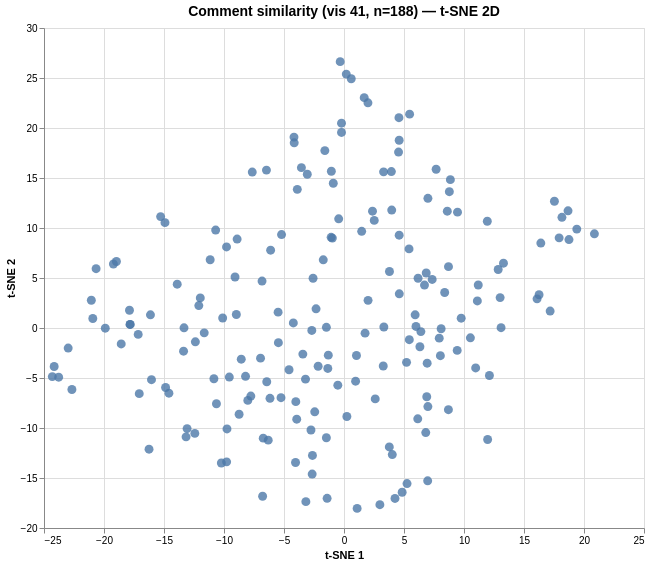

Express this chart as Vega-Lite.
### Vega specification from a JSON file in a GitHub repository (floating-point values rounded to 4 significant figures; data arrays with more than 128 entries replaced by an {"elided": "..."} marker saying what was removed)
{"$schema": "https://vega.github.io/schema/vega/v6.json", "data": [{"name": "param_1e9efca18e7a2868_store"}, {"name": "source_0", "values": {"elided": "188 records"}}, {"name": "source_0_x_domain_dim_1", "values": [{"min": -24.31, "max": 20.87}]}, {"name": "source_0_y_domain_dim_2", "values": [{"min": -18.04, "max": 26.64}]}], "signals": [{"name": "unit", "value": {}, "on": [{"events": "pointermove", "update": "isTuple(group()) ? group() : unit"}]}, {"name": "param_1e9efca18e7a2868", "update": "vlSelectionResolve(\"param_1e9efca18e7a2868_store\", \"union\")"}, {"name": "param_1e9efca18e7a2868_dim_1", "on": [{"events": [{"source": "view", "type": "dblclick"}], "update": "null"}, {"events": {"signal": "param_1e9efca18e7a2868_translate_delta"}, "update": "panLinear(param_1e9efca18e7a2868_translate_anchor.extent_x, -param_1e9efca18e7a2868_translate_delta.x / width)"}, {"events": {"signal": "param_1e9efca18e7a2868_zoom_delta"}, "update": "zoomLinear(domain(\"x\"), param_1e9efca18e7a2868_zoom_anchor.x, param_1e9efca18e7a2868_zoom_delta)"}]}, {"name": "param_1e9efca18e7a2868_dim_2", "on": [{"events": [{"source": "view", "type": "dblclick"}], "update": "null"}, {"events": {"signal": "param_1e9efca18e7a2868_translate_delta"}, "update": "panLinear(param_1e9efca18e7a2868_translate_anchor.extent_y, param_1e9efca18e7a2868_translate_delta.y / height)"}, {"events": {"signal": "param_1e9efca18e7a2868_zoom_delta"}, "update": "zoomLinear(domain(\"y\"), param_1e9efca18e7a2868_zoom_anchor.y, param_1e9efca18e7a2868_zoom_delta)"}]}, {"name": "param_1e9efca18e7a2868_tuple", "on": [{"events": [{"signal": "param_1e9efca18e7a2868_dim_1 || param_1e9efca18e7a2868_dim_2"}], "update": "param_1e9efca18e7a2868_dim_1 && param_1e9efca18e7a2868_dim_2 ? {unit: \"\", fields: param_1e9efca18e7a2868_tuple_fields, values: [param_1e9efca18e7a2868_dim_1,param_1e9efca18e7a2868_dim_2]} : null"}]}, {"name": "param_1e9efca18e7a2868_tuple_fields", "value": [{"field": "dim_1", "channel": "x", "type": "R"}, {"field": "dim_2", "channel": "y", "type": "R"}]}, {"name": "param_1e9efca18e7a2868_translate_anchor", "value": {}, "on": [{"events": [{"source": "scope", "type": "pointerdown"}], "update": "{x: x(unit), y: y(unit), extent_x: domain(\"x\"), extent_y: domain(\"y\")}"}]}, {"name": "param_1e9efca18e7a2868_translate_delta", "value": {}, "on": [{"events": [{"source": "window", "between": [{"source": "scope", "type": "pointerdown"}, {"source": "window", "type": "pointerup"}], "consume": true, "type": "pointermove"}], "update": "{x: param_1e9efca18e7a2868_translate_anchor.x - x(unit), y: param_1e9efca18e7a2868_translate_anchor.y - y(unit)}"}]}, {"name": "param_1e9efca18e7a2868_zoom_anchor", "on": [{"events": [{"source": "scope", "type": "wheel", "consume": true}], "update": "{x: invert(\"x\", x(unit)), y: invert(\"y\", y(unit))}"}]}, {"name": "param_1e9efca18e7a2868_zoom_delta", "on": [{"events": [{"source": "scope", "type": "wheel", "consume": true}], "update": "pow(1.001, event.deltaY * pow(16, event.deltaMode))", "force": true}]}, {"name": "param_1e9efca18e7a2868_modify", "on": [{"events": {"signal": "param_1e9efca18e7a2868_tuple"}, "update": "modify(\"param_1e9efca18e7a2868_store\", param_1e9efca18e7a2868_tuple, true)"}]}], "marks": [{"type": "symbol", "name": "marks", "from": {"data": "source_0"}, "encode": {"update": {"tooltip": {"signal": "{\"Comment #\": format(datum[\"index\"], \"\"), \"Comment\": isValid(datum[\"comment\"]) ? datum[\"comment\"] : \"\"+datum[\"comment\"]}"}, "y": {"field": "dim_2", "scale": "y"}, "opacity": {"value": 0.8}, "fill": {"value": "#4c78a8"}, "size": {"value": 80}, "x": {"field": "dim_1", "scale": "x"}, "shape": {"value": "circle"}}}, "interactive": true, "clip": true, "style": ["circle"]}], "scales": [{"name": "x", "type": "linear", "domain": [{"signal": "(data(\"source_0_x_domain_dim_1\")[0] || {}).min"}, {"signal": "(data(\"source_0_x_domain_dim_1\")[0] || {}).max"}], "range": [0, {"signal": "width"}], "zero": true, "domainRaw": {"signal": "param_1e9efca18e7a2868[\"dim_1\"]"}, "nice": true}, {"name": "y", "type": "linear", "domain": [{"signal": "(data(\"source_0_y_domain_dim_2\")[0] || {}).min"}, {"signal": "(data(\"source_0_y_domain_dim_2\")[0] || {}).max"}], "range": [{"signal": "height"}, 0], "domainRaw": {"signal": "param_1e9efca18e7a2868[\"dim_2\"]"}, "nice": true, "zero": true}], "axes": [{"scale": "x", "zindex": 0, "tickCount": {"signal": "ceil(width/40)"}, "aria": false, "labels": false, "gridScale": "y", "ticks": false, "maxExtent": 0, "orient": "bottom", "grid": true, "domain": false, "minExtent": 0}, {"scale": "y", "tickCount": {"signal": "ceil(height/40)"}, "gridScale": "x", "domain": false, "orient": "left", "labels": false, "ticks": false, "aria": false, "maxExtent": 0, "minExtent": 0, "grid": true, "zindex": 0}, {"scale": "x", "title": "t-SNE 1", "labelFlush": true, "grid": false, "labelOverlap": true, "tickCount": {"signal": "ceil(width/40)"}, "orient": "bottom", "zindex": 0}, {"scale": "y", "grid": false, "zindex": 0, "labelOverlap": true, "tickCount": {"signal": "ceil(height/40)"}, "title": "t-SNE 2", "orient": "left"}], "title": {"text": "Comment similarity (vis 41, n=188) — t-SNE 2D", "fontSize": 14, "frame": "group"}, "style": "cell", "padding": 5, "background": "white", "width": 600, "height": 500}
